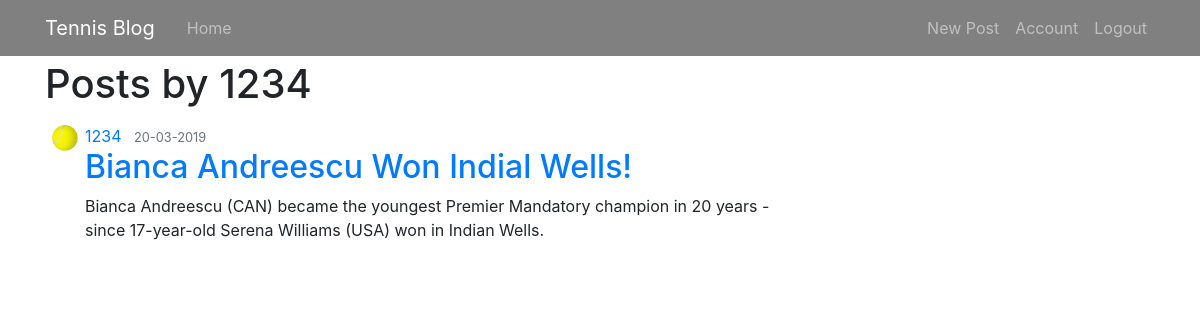
/user/1234 (signed in), run on the app's committed database.
### tennis_blog.py (models this page shows, shortened)
class User(db.Model, UserMixin):
    id = db.Column(db.Integer, primary_key=True)
    username = db.Column(db.String(20), unique=True, nullable=False)
    email = db.Column(db.String(120), unique=True, nullable=False)
    image_file = db.Column(db.String(20), nullable=False, default='default.jpg')
    password = db.Column(db.String(60), nullable=False)
    posts = db.relationship('Post', backref='author', lazy=True)

class Post(db.Model):
    id = db.Column(db.Integer, primary_key=True)
    title = db.Column(db.String(100), nullable=False)
    date_posted = db.Column(db.DateTime, nullable=False, default=datetime.utcnow)
    content = db.Column(db.Text, nullable=False)
    user_id = db.Column(db.Integer, db.ForeignKey('user.id'), nullable=False)

### tennis_blog.py (the view)
@app.route("/user/<string:username>")
def user_posts(username):
    user = User.query.filter_by(username=username).first_or_404()
    posts = Post.query.filter_by(author=user).order_by(Post.date_posted.desc()).all()
    return render_template('user_posts.html', posts=posts, user=user)

### tennis_blog.py (called while the page is built)
@login_manager.user_loader
def load_user(user_id):
    return User.query.get(int(user_id))

### templates/user_posts.html
{% extends "position.html" %}
{% block content %}
    <h1 class="mb-3">Posts by {{ user.username }}</h1>
    {% for post in posts %}
        <article class="media content-section">
            <img class="rounded-circle article-img" style="width: 40px" src="/static/acc_image/default.jpg">
          <div class="media-body">
            <div class="article-metadata">
              <a class="mr-2" href="{{ url_for('user_posts', username=post.author.username) }}">{{ post.author.username }}</a>
              <small class="text-muted">{{ post.date_posted.strftime('%d-%m-%Y') }}</small>
            </div>
            <h2><a class="article-title" href="{{ url_for('post', post_id=post.id) }}">{{ post.title }}</a></h2>
            <p class="article-content">{{ post.content }}</p>
          </div>
        </article>
    {% endfor %}
{% endblock  content %}

### data on the page
User: username "1234"
Post: author.username "1234", date_posted "20-03-2019", title "Bianca Andreescu Won Indial Wells!", content "Bianca Andreescu (CAN) became the youngest Premier Mandatory champion in 20 years - since 17-year-old Serena Williams (USA) won in Indian Wells."
